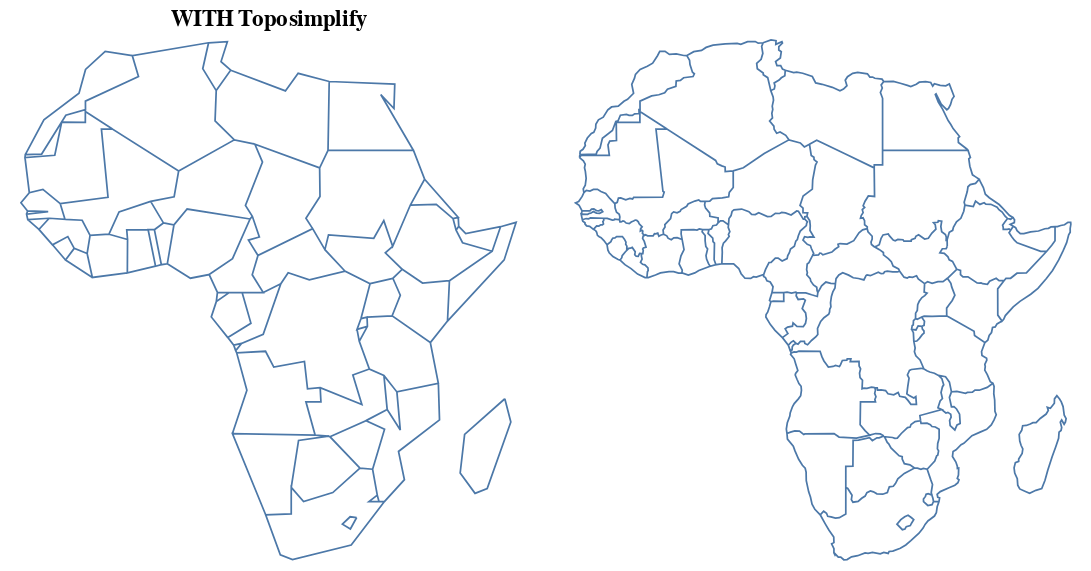

The notebook cell this image was saved under:
### Code cell
import topojson as tp
data = tp.utils.example_data_africa()

topo = tp.Topology(data)

# we visualize with the (optional!) package Altair,
# since SVG rendering is too small
toposimp = topo.toposimplify(1).to_alt().properties(title='WITH Toposimplify')
toposimp | topo.to_alt()

### Figure 1 — Vega-Lite specification as saved in the notebook (floating-point values rounded to 4 significant figures; data arrays with more than 128 entries replaced by an {"elided": "..."} marker saying what was removed)
{"config": {"view": {"continuousWidth": 400, "continuousHeight": 300}}, "hconcat": [{"data": {"name": "data-3ef468bc45437459aa384c173f1fbf91", "format": {"mesh": "data", "type": "topojson"}}, "mark": {"type": "geoshape", "filled": false}, "projection": {"reflectY": true, "type": "identity"}, "title": "WITH Toposimplify", "width": 300}, {"data": {"name": "data-7ac9c3e69b58c964cf9687971672271e", "format": {"mesh": "data", "type": "topojson"}}, "mark": {"type": "geoshape", "filled": false}, "projection": {"reflectY": true, "type": "identity"}, "width": 300}], "$schema": "https://vega.github.io/schema/vega-lite/v4.8.1.json", "datasets": {"data-3ef468bc45437459aa384c173f1fbf91": {"type": "Topology", "objects": {"data": {"geometries": [{"id": "1", "type": "Polygon", "properties": {"continent": "Africa", "gdp_md_est": 150600.0, "iso_a3": "TZA", "name": "Tanzania", "pop_est": 53950935}, "bbox": [29.34, -11.72, 40.32, -0.95], "arcs": [[-6, 0, -84, -82, -77, -3, -100, -140, -137]]}, {"id": "2", "type": "Polygon", "properties": {"continent": "Africa", "gdp_md_est": 906.5, "iso_a3": "ESH", "name": "W. Sahara", "pop_est": 603253}, "bbox": [-17.06, 21.0, -8.665, 27.66], "arcs": [[-106, -22, 1, -115]]}, {"id": "11", "type": "Polygon", "properties": {"continent": "Africa", "gdp_md_est": 66010.0, "iso_a3": "COD", "name": "Dem. Rep. Congo", "pop_est": 83301151}, "bbox": [12.18, -13.26, 31.17, 5.256], "arcs": [[2, -81, -96, 3, -93, -67, -63, -144, -138, -142, -101]]}, {"id": "12", "type": "Polygon", "properties": {"continent": "Africa", "gdp_md_est": 4719.0, "iso_a3": "SOM", "name": "Somalia", "pop_est": 7531386}, "bbox": [40.98, -1.683, 51.13, 12.02], "arcs": [[-7, -126, -133, 4]]}, {"id": "13", "type": "Polygon", "properties": {"continent": "Africa", "gdp_md_est": 152700.0, "iso_a3": "KEN", "name": "Kenya", "pop_est": 47615739}, "bbox": [33.89, -4.677, 41.86, 5.506], "arcs": [[5, -139, -148, -127, 6, 7]]}, {"id": "14", "type": "Polygon", "properties": {"continent": "Africa", "gdp_md_est": 176300.0, "iso_a3": "SDN", "name": "Sudan", "pop_est": 37345935}, "bbox": [21.94, 8.229, 38.41, 22.0], "arcs": [[-66, -10, -119, -117, 8, -112, -128, -146]]}, {"id": "15", "type": "Polygon", "properties": {"continent": "Africa", "gdp_md_est": 30590.0, "iso_a3": "TCD", "name": "Chad", "pop_est": 12075985}, "bbox": [13.54, 7.422, 23.89, 23.41], "arcs": [[9, -65, -33, -27, -120]]}, {"id": "25", "type": "Polygon", "properties": {"continent": "Africa", "gdp_md_est": 739100.0, "iso_a3": "ZAF", "name": "South Africa", "pop_est": 54841552}, "bbox": [16.34, -34.82, 32.83, -22.09], "arcs": [[-16, -14, -13, -87, -91, -86, 10], [11]]}, {"id": "26", "type": "Polygon", "properties": {"continent": "Africa", "gdp_md_est": 6019.0, "iso_a3": "LSO", "name": "Lesotho", "pop_est": 1958042}, "bbox": [27.0, -30.65, 29.33, -28.65], "arcs": [[11]]}, {"id": "48", "type": "Polygon", "properties": {"continent": "Africa", "gdp_md_est": 28330.0, "iso_a3": "ZWE", "name": "Zimbabwe", "pop_est": 13805084}, "bbox": [25.26, -22.27, 32.85, -15.51], "arcs": [[12, -15, -78, -88]]}, {"id": "49", "type": "Polygon", "properties": {"continent": "Africa", "gdp_md_est": 35900.0, "iso_a3": "BWA", "name": "Botswana", "pop_est": 2214858}, "bbox": [19.9, -26.83, 29.43, -17.66], "arcs": [[13, -18, -79, 14]]}, {"id": "50", "type": "Polygon", "properties": {"continent": "Africa", "gdp_md_est": 25990.0, "iso_a3": "NAM", "name": "Namibia", "pop_est": 2484780}, "bbox": [11.73, -29.05, 25.08, -16.94], "arcs": [[15, 16, -98, -80, 17]]}, {"id": "51", "type": "Polygon", "properties": {"continent": "Africa", "gdp_md_est": 39720.0, "iso_a3": "SEN", "name": "Senegal", "pop_est": 14668522}, "bbox": [-17.63, 12.33, -11.47, 16.6], "arcs": [[18, -24, -21, -44, -48, 19, -103]]}, {"id": "52", "type": "Polygon", "properties": {"continent": "Africa", "gdp_md_est": 38090.0, "iso_a3": "MLI", "name": "Mali", "pop_est": 17885245}, "bbox": [-12.17, 10.1, 4.27, 24.97], "arcs": [[20, -23, -110, -29, -57, -41, -45]]}, {"id": "53", "type": "Polygon", "properties": {"continent": "Africa", "gdp_md_est": 16710.0, "iso_a3": "MRT", "name": "Mauritania", "pop_est": 3758571}, "bbox": [-17.06, 14.62, -4.923, 27.4], "arcs": [[21, -111, 22, 23, 24]]}, {"id": "54", "type": "Polygon", "properties": {"continent": "Africa", "gdp_md_est": 24310.0, "iso_a3": "BEN", "name": "Benin", "pop_est": 11038805}, "bbox": [0.7723, 6.142, 3.797, 12.24], "arcs": [[25, -37, -59, -28, -30]]}, {"id": "55", "type": "Polygon", "properties": {"continent": "Africa", "gdp_md_est": 20150.0, "iso_a3": "NER", "name": "Niger", "pop_est": 19245344}, "bbox": [0.2956, 11.66, 15.9, 23.47], "arcs": [[26, -36, -31, 27, -58, 28, -109, -121]]}, {"id": "56", "type": "Polygon", "properties": {"continent": "Africa", "gdp_md_est": 1089000.0, "iso_a3": "NGA", "name": "Nigeria", "pop_est": 190632261}, "bbox": [2.692, 4.241, 14.58, 13.87], "arcs": [[29, 30, -35, 31]]}, {"id": "57", "type": "Polygon", "properties": {"continent": "Africa", "gdp_md_est": 77240.0, "iso_a3": "CMR", "name": "Cameroon", "pop_est": 24994885}, "bbox": [8.489, 1.728, 16.01, 12.86], "arcs": [[32, -64, -69, -71, -74, 33, 34, 35]]}, {"id": "58", "type": "Polygon", "properties": {"continent": "Africa", "gdp_md_est": 11610.0, "iso_a3": "TGO", "name": "Togo", "pop_est": 7965055}, "bbox": [-0.04978, 5.929, 1.865, 11.02], "arcs": [[36, 37, -39, -60]]}, {"id": "59", "type": "Polygon", "properties": {"continent": "Africa", "gdp_md_est": 120800.0, "iso_a3": "GHA", "name": "Ghana", "pop_est": 27499924}, "bbox": [-3.244, 4.71, 1.06, 11.1], "arcs": [[38, 39, -42, -61]]}, {"id": "60", "type": "Polygon", "properties": {"continent": "Africa", "gdp_md_est": 87120.0, "iso_a3": "CIV", "name": "Côte d'Ivoire", "pop_est": 24184810}, "bbox": [-8.603, 4.338, -2.562, 10.52], "arcs": [[40, -62, 41, 42, -51, -46]]}, {"id": "61", "type": "Polygon", "properties": {"continent": "Africa", "gdp_md_est": 16080.0, "iso_a3": "GIN", "name": "Guinea", "pop_est": 12413867}, "bbox": [-15.13, 7.309, -7.832, 12.59], "arcs": [[43, 44, 45, -53, -54, 46, -49]]}, {"id": "62", "type": "Polygon", "properties": {"continent": "Africa", "gdp_md_est": 2851.0, "iso_a3": "GNB", "name": "Guinea-Bissau", "pop_est": 1792338}, "bbox": [-16.68, 11.04, -13.7, 12.63], "arcs": [[47, 48, 49]]}, {"id": "63", "type": "Polygon", "properties": {"continent": "Africa", "gdp_md_est": 3881.0, "iso_a3": "LBR", "name": "Liberia", "pop_est": 4689021}, "bbox": [-11.44, 4.356, -7.54, 8.541], "arcs": [[50, 51, -55, 52]]}, {"id": "64", "type": "Polygon", "properties": {"continent": "Africa", "gdp_md_est": 10640.0, "iso_a3": "SLE", "name": "Sierra Leone", "pop_est": 6163195}, "bbox": [-13.25, 6.786, -10.23, 10.05], "arcs": [[53, 54, 55]]}, {"id": "65", "type": "Polygon", "properties": {"continent": "Africa", "gdp_md_est": 32990.0, "iso_a3": "BFA", "name": "Burkina Faso", "pop_est": 20107509}, "bbox": [-5.471, 9.611, 2.177, 15.12], "arcs": [[56, 57, 58, 59, 60, 61]]}, {"id": "66", "type": "Polygon", "properties": {"continent": "Africa", "gdp_md_est": 3206.0, "iso_a3": "CAF", "name": "Central African Rep.", "pop_est": 5625118}, "bbox": [14.46, 2.268, 27.37, 11.14], "arcs": [[62, -70, 63, 64, 65, -145]]}, {"id": "67", "type": "Polygon", "properties": {"continent": "Africa", "gdp_md_est": 30270.0, "iso_a3": "COG", "name": "Congo", "pop_est": 4954674}, "bbox": [11.09, -5.038, 18.45, 3.728], "arcs": [[66, -95, 67, -72, 68, 69]]}, {"id": "68", "type": "Polygon", "properties": {"continent": "Africa", "gdp_md_est": 35980.0, "iso_a3": "GAB", "name": "Gabon", "pop_est": 1772255}, "bbox": [8.798, -3.979, 14.43, 2.327], "arcs": [[70, 71, 72, -75]]}, {"id": "69", "type": "Polygon", "properties": {"continent": "Africa", "gdp_md_est": 31770.0, "iso_a3": "GNQ", "name": "Eq. Guinea", "pop_est": 778358}, "bbox": [9.306, 1.01, 11.29, 2.284], "arcs": [[73, 74, 75]]}, {"id": "70", "type": "Polygon", "properties": {"continent": "Africa", "gdp_md_est": 65170.0, "iso_a3": "ZMB", "name": "Zambia", "pop_est": 15972000}, "bbox": [21.89, -17.96, 33.49, -8.238], "arcs": [[76, -83, -89, 77, 78, 79, -97, 80]]}, {"id": "71", "type": "Polygon", "properties": {"continent": "Africa", "gdp_md_est": 21200.0, "iso_a3": "MWI", "name": "Malawi", "pop_est": 19196246}, "bbox": [32.69, -16.8, 35.77, -9.231], "arcs": [[81, -90, 82]]}, {"id": "72", "type": "Polygon", "properties": {"continent": "Africa", "gdp_md_est": 35010.0, "iso_a3": "MOZ", "name": "Mozambique", "pop_est": 26573706}, "bbox": [30.18, -26.74, 40.78, -10.32], "arcs": [[83, 84, 85, -92, 86, 87, 88, 89]]}, {"id": "73", "type": "Polygon", "properties": {"continent": "Africa", "gdp_md_est": 11060.0, "iso_a3": "SWZ", "name": "eSwatini", "pop_est": 1467152}, "bbox": [30.68, -27.29, 32.07, -25.66], "arcs": [[90, 91]]}, {"id": "74", "type": "MultiPolygon", "properties": {"continent": "Africa", "gdp_md_est": 189000.0, "iso_a3": "AGO", "name": "Angola", "pop_est": 29310273}, "bbox": [11.64, -17.93, 24.08, -4.438], "arcs": [[[92, 93, 94]], [[95, 96, 97, 98]]]}, {"id": "75", "type": "Polygon", "properties": {"continent": "Africa", "gdp_md_est": 7892.0, "iso_a3": "BDI", "name": "Burundi", "pop_est": 11466756}, "bbox": [29.02, -4.5, 30.75, -2.348], "arcs": [[99, 100, -141]]}, {"id": "78", "type": "Polygon", "properties": {"continent": "Africa", "gdp_md_est": 36860.0, "iso_a3": "MDG", "name": "Madagascar", "pop_est": 25054161}, "bbox": [43.25, -25.6, 50.48, -12.04], "arcs": [[101]]}, {"id": "80", "type": "Polygon", "properties": {"continent": "Africa", "gdp_md_est": 3387.0, "iso_a3": "GMB", "name": "Gambia", "pop_est": 2051363}, "bbox": [-16.84, 13.13, -13.84, 13.88], "arcs": [[102, 103]]}, {"id": "81", "type": "Polygon", "properties": {"continent": "Africa", "gdp_md_est": 130800.0, "iso_a3": "TUN", "name": "Tunisia", "pop_est": 11403800}, "bbox": [7.524, 30.31, 11.49, 37.35], "arcs": [[-108, 104, -123]]}, {"id": "82", "type": "Polygon", "properties": {"continent": "Africa", "gdp_md_est": 609400.0, "iso_a3": "DZA", "name": "Algeria", "pop_est": 40969443}, "bbox": [-8.684, 19.06, 12.0, 37.12], "arcs": [[105, -114, 106, 107, -122, 108, 109, 110]]}, {"id": "154", "type": "Polygon", "properties": {"continent": "Africa", "gdp_md_est": 9169.0, "iso_a3": "ERI", "name": "Eritrea", "pop_est": 5918919}, "bbox": [36.32, 12.46, 43.08, 18.0], "arcs": [[111, 112, -130, -129]]}, {"id": "162", "type": "Polygon", "properties": {"continent": "Africa", "gdp_md_est": 282800.0, "iso_a3": "MAR", "name": "Morocco", "pop_est": 33986655}, "bbox": [-17.02, 21.42, -1.125, 35.76], "arcs": [[113, 114, 115]]}, {"id": "163", "type": "Polygon", "properties": {"continent": "Africa", "gdp_md_est": 1105000.0, "iso_a3": "EGY", "name": "Egypt", "pop_est": 97041072}, "bbox": [24.7, 22.0, 36.87, 31.59], "arcs": [[116, -125, 117]]}, {"id": "164", "type": "Polygon", "properties": {"continent": "Africa", "gdp_md_est": 90890.0, "iso_a3": "LBY", "name": "Libya", "pop_est": 6653210}, "bbox": [9.319, 19.58, 25.16, 33.14], "arcs": [[118, 119, 120, 121, 122, 123, 124]]}, {"id": "165", "type": "Polygon", "properties": {"continent": "Africa", "gdp_md_est": 174700.0, "iso_a3": "ETH", "name": "Ethiopia", "pop_est": 105350020}, "bbox": [32.95, 3.422, 47.79, 14.96], "arcs": [[125, 126, -147, 127, 128, -132, -134]]}, {"id": "166", "type": "Polygon", "properties": {"continent": "Africa", "gdp_md_est": 3345.0, "iso_a3": "DJI", "name": "Djibouti", "pop_est": 865267}, "bbox": [41.66, 10.93, 43.32, 12.7], "arcs": [[129, 130, -135, 131]]}, {"id": "167", "type": "Polygon", "properties": {"continent": "Africa", "gdp_md_est": 12250.0, "iso_a3": "-99", "name": "Somaliland", "pop_est": 3500000}, "bbox": [42.56, 7.997, 48.95, 11.46], "arcs": [[132, 133, 134, 135]]}, {"id": "168", "type": "Polygon", "properties": {"continent": "Africa", "gdp_md_est": 84930.0, "iso_a3": "UGA", "name": "Uganda", "pop_est": 39570125}, "bbox": [29.58, -1.443, 35.04, 4.25], "arcs": [[136, -143, 137, -149, 138]]}, {"id": "169", "type": "Polygon", "properties": {"continent": "Africa", "gdp_md_est": 21970.0, "iso_a3": "RWA", "name": "Rwanda", "pop_est": 11901484}, "bbox": [29.02, -2.918, 30.82, -1.135], "arcs": [[139, 140, 141, 142]]}, {"id": "176", "type": "Polygon", "properties": {"continent": "Africa", "gdp_md_est": 20880.0, "iso_a3": "SSD", "name": "S. Sudan", "pop_est": 13026129}, "bbox": [23.89, 3.509, 35.3, 12.25], "arcs": [[143, 144, 145, 146, 147, 148]]}], "type": "GeometryCollection"}}, "bbox": [-17.63, -34.82, 51.13, 37.35], "transform": {"scale": [6.876e-05, 7.217e-05], "translate": [-17.63, -34.82]}, "arcs": {"elided": "149 rows, 768 int values in total"}}, "data-7ac9c3e69b58c964cf9687971672271e": {"type": "Topology", "objects": {"data": {"geometries": [{"id": "1", "type": "Polygon", "properties": {"continent": "Africa", "gdp_md_est": 150600.0, "iso_a3": "TZA", "name": "Tanzania", "pop_est": 53950935}, "bbox": [29.34, -11.72, 40.32, -0.95], "arcs": [[-6, 0, -84, -82, -77, -3, -100, -140, -137]]}, {"id": "2", "type": "Polygon", "properties": {"continent": "Africa", "gdp_md_est": 906.5, "iso_a3": "ESH", "name": "W. Sahara", "pop_est": 603253}, "bbox": [-17.06, 21.0, -8.665, 27.66], "arcs": [[-106, -22, 1, -115]]}, {"id": "11", "type": "Polygon", "properties": {"continent": "Africa", "gdp_md_est": 66010.0, "iso_a3": "COD", "name": "Dem. Rep. Congo", "pop_est": 83301151}, "bbox": [12.18, -13.26, 31.17, 5.256], "arcs": [[2, -81, -96, 3, -93, -67, -63, -144, -138, -142, -101]]}, {"id": "12", "type": "Polygon", "properties": {"continent": "Africa", "gdp_md_est": 4719.0, "iso_a3": "SOM", "name": "Somalia", "pop_est": 7531386}, "bbox": [40.98, -1.683, 51.13, 12.02], "arcs": [[-7, -126, -133, 4]]}, {"id": "13", "type": "Polygon", "properties": {"continent": "Africa", "gdp_md_est": 152700.0, "iso_a3": "KEN", "name": "Kenya", "pop_est": 47615739}, "bbox": [33.89, -4.677, 41.86, 5.506], "arcs": [[5, -139, -148, -127, 6, 7]]}, {"id": "14", "type": "Polygon", "properties": {"continent": "Africa", "gdp_md_est": 176300.0, "iso_a3": "SDN", "name": "Sudan", "pop_est": 37345935}, "bbox": [21.94, 8.229, 38.41, 22.0], "arcs": [[-66, -10, -119, -117, 8, -112, -128, -146]]}, {"id": "15", "type": "Polygon", "properties": {"continent": "Africa", "gdp_md_est": 30590.0, "iso_a3": "TCD", "name": "Chad", "pop_est": 12075985}, "bbox": [13.54, 7.422, 23.89, 23.41], "arcs": [[9, -65, -33, -27, -120]]}, {"id": "25", "type": "Polygon", "properties": {"continent": "Africa", "gdp_md_est": 739100.0, "iso_a3": "ZAF", "name": "South Africa", "pop_est": 54841552}, "bbox": [16.34, -34.82, 32.83, -22.09], "arcs": [[-16, -14, -13, -87, -91, -86, 10], [11]]}, {"id": "26", "type": "Polygon", "properties": {"continent": "Africa", "gdp_md_est": 6019.0, "iso_a3": "LSO", "name": "Lesotho", "pop_est": 1958042}, "bbox": [27.0, -30.65, 29.33, -28.65], "arcs": [[11]]}, {"id": "48", "type": "Polygon", "properties": {"continent": "Africa", "gdp_md_est": 28330.0, "iso_a3": "ZWE", "name": "Zimbabwe", "pop_est": 13805084}, "bbox": [25.26, -22.27, 32.85, -15.51], "arcs": [[12, -15, -78, -88]]}, {"id": "49", "type": "Polygon", "properties": {"continent": "Africa", "gdp_md_est": 35900.0, "iso_a3": "BWA", "name": "Botswana", "pop_est": 2214858}, "bbox": [19.9, -26.83, 29.43, -17.66], "arcs": [[13, -18, -79, 14]]}, {"id": "50", "type": "Polygon", "properties": {"continent": "Africa", "gdp_md_est": 25990.0, "iso_a3": "NAM", "name": "Namibia", "pop_est": 2484780}, "bbox": [11.73, -29.05, 25.08, -16.94], "arcs": [[15, 16, -98, -80, 17]]}, {"id": "51", "type": "Polygon", "properties": {"continent": "Africa", "gdp_md_est": 39720.0, "iso_a3": "SEN", "name": "Senegal", "pop_est": 14668522}, "bbox": [-17.63, 12.33, -11.47, 16.6], "arcs": [[18, -24, -21, -44, -48, 19, -103]]}, {"id": "52", "type": "Polygon", "properties": {"continent": "Africa", "gdp_md_est": 38090.0, "iso_a3": "MLI", "name": "Mali", "pop_est": 17885245}, "bbox": [-12.17, 10.1, 4.27, 24.97], "arcs": [[20, -23, -110, -29, -57, -41, -45]]}, {"id": "53", "type": "Polygon", "properties": {"continent": "Africa", "gdp_md_est": 16710.0, "iso_a3": "MRT", "name": "Mauritania", "pop_est": 3758571}, "bbox": [-17.06, 14.62, -4.923, 27.4], "arcs": [[21, -111, 22, 23, 24]]}, {"id": "54", "type": "Polygon", "properties": {"continent": "Africa", "gdp_md_est": 24310.0, "iso_a3": "BEN", "name": "Benin", "pop_est": 11038805}, "bbox": [0.7723, 6.142, 3.797, 12.24], "arcs": [[25, -37, -59, -28, -30]]}, {"id": "55", "type": "Polygon", "properties": {"continent": "Africa", "gdp_md_est": 20150.0, "iso_a3": "NER", "name": "Niger", "pop_est": 19245344}, "bbox": [0.2956, 11.66, 15.9, 23.47], "arcs": [[26, -36, -31, 27, -58, 28, -109, -121]]}, {"id": "56", "type": "Polygon", "properties": {"continent": "Africa", "gdp_md_est": 1089000.0, "iso_a3": "NGA", "name": "Nigeria", "pop_est": 190632261}, "bbox": [2.692, 4.241, 14.58, 13.87], "arcs": [[29, 30, -35, 31]]}, {"id": "57", "type": "Polygon", "properties": {"continent": "Africa", "gdp_md_est": 77240.0, "iso_a3": "CMR", "name": "Cameroon", "pop_est": 24994885}, "bbox": [8.489, 1.728, 16.01, 12.86], "arcs": [[32, -64, -69, -71, -74, 33, 34, 35]]}, {"id": "58", "type": "Polygon", "properties": {"continent": "Africa", "gdp_md_est": 11610.0, "iso_a3": "TGO", "name": "Togo", "pop_est": 7965055}, "bbox": [-0.04978, 5.929, 1.865, 11.02], "arcs": [[36, 37, -39, -60]]}, {"id": "59", "type": "Polygon", "properties": {"continent": "Africa", "gdp_md_est": 120800.0, "iso_a3": "GHA", "name": "Ghana", "pop_est": 27499924}, "bbox": [-3.244, 4.71, 1.06, 11.1], "arcs": [[38, 39, -42, -61]]}, {"id": "60", "type": "Polygon", "properties": {"continent": "Africa", "gdp_md_est": 87120.0, "iso_a3": "CIV", "name": "Côte d'Ivoire", "pop_est": 24184810}, "bbox": [-8.603, 4.338, -2.562, 10.52], "arcs": [[40, -62, 41, 42, -51, -46]]}, {"id": "61", "type": "Polygon", "properties": {"continent": "Africa", "gdp_md_est": 16080.0, "iso_a3": "GIN", "name": "Guinea", "pop_est": 12413867}, "bbox": [-15.13, 7.309, -7.832, 12.59], "arcs": [[43, 44, 45, -53, -54, 46, -49]]}, {"id": "62", "type": "Polygon", "properties": {"continent": "Africa", "gdp_md_est": 2851.0, "iso_a3": "GNB", "name": "Guinea-Bissau", "pop_est": 1792338}, "bbox": [-16.68, 11.04, -13.7, 12.63], "arcs": [[47, 48, 49]]}, {"id": "63", "type": "Polygon", "properties": {"continent": "Africa", "gdp_md_est": 3881.0, "iso_a3": "LBR", "name": "Liberia", "pop_est": 4689021}, "bbox": [-11.44, 4.356, -7.54, 8.541], "arcs": [[50, 51, -55, 52]]}, {"id": "64", "type": "Polygon", "properties": {"continent": "Africa", "gdp_md_est": 10640.0, "iso_a3": "SLE", "name": "Sierra Leone", "pop_est": 6163195}, "bbox": [-13.25, 6.786, -10.23, 10.05], "arcs": [[53, 54, 55]]}, {"id": "65", "type": "Polygon", "properties": {"continent": "Africa", "gdp_md_est": 32990.0, "iso_a3": "BFA", "name": "Burkina Faso", "pop_est": 20107509}, "bbox": [-5.471, 9.611, 2.177, 15.12], "arcs": [[56, 57, 58, 59, 60, 61]]}, {"id": "66", "type": "Polygon", "properties": {"continent": "Africa", "gdp_md_est": 3206.0, "iso_a3": "CAF", "name": "Central African Rep.", "pop_est": 5625118}, "bbox": [14.46, 2.268, 27.37, 11.14], "arcs": [[62, -70, 63, 64, 65, -145]]}, {"id": "67", "type": "Polygon", "properties": {"continent": "Africa", "gdp_md_est": 30270.0, "iso_a3": "COG", "name": "Congo", "pop_est": 4954674}, "bbox": [11.09, -5.038, 18.45, 3.728], "arcs": [[66, -95, 67, -72, 68, 69]]}, {"id": "68", "type": "Polygon", "properties": {"continent": "Africa", "gdp_md_est": 35980.0, "iso_a3": "GAB", "name": "Gabon", "pop_est": 1772255}, "bbox": [8.798, -3.979, 14.43, 2.327], "arcs": [[70, 71, 72, -75]]}, {"id": "69", "type": "Polygon", "properties": {"continent": "Africa", "gdp_md_est": 31770.0, "iso_a3": "GNQ", "name": "Eq. Guinea", "pop_est": 778358}, "bbox": [9.306, 1.01, 11.29, 2.284], "arcs": [[73, 74, 75]]}, {"id": "70", "type": "Polygon", "properties": {"continent": "Africa", "gdp_md_est": 65170.0, "iso_a3": "ZMB", "name": "Zambia", "pop_est": 15972000}, "bbox": [21.89, -17.96, 33.49, -8.238], "arcs": [[76, -83, -89, 77, 78, 79, -97, 80]]}, {"id": "71", "type": "Polygon", "properties": {"continent": "Africa", "gdp_md_est": 21200.0, "iso_a3": "MWI", "name": "Malawi", "pop_est": 19196246}, "bbox": [32.69, -16.8, 35.77, -9.231], "arcs": [[81, -90, 82]]}, {"id": "72", "type": "Polygon", "properties": {"continent": "Africa", "gdp_md_est": 35010.0, "iso_a3": "MOZ", "name": "Mozambique", "pop_est": 26573706}, "bbox": [30.18, -26.74, 40.78, -10.32], "arcs": [[83, 84, 85, -92, 86, 87, 88, 89]]}, {"id": "73", "type": "Polygon", "properties": {"continent": "Africa", "gdp_md_est": 11060.0, "iso_a3": "SWZ", "name": "eSwatini", "pop_est": 1467152}, "bbox": [30.68, -27.29, 32.07, -25.66], "arcs": [[90, 91]]}, {"id": "74", "type": "MultiPolygon", "properties": {"continent": "Africa", "gdp_md_est": 189000.0, "iso_a3": "AGO", "name": "Angola", "pop_est": 29310273}, "bbox": [11.64, -17.93, 24.08, -4.438], "arcs": [[[92, 93, 94]], [[95, 96, 97, 98]]]}, {"id": "75", "type": "Polygon", "properties": {"continent": "Africa", "gdp_md_est": 7892.0, "iso_a3": "BDI", "name": "Burundi", "pop_est": 11466756}, "bbox": [29.02, -4.5, 30.75, -2.348], "arcs": [[99, 100, -141]]}, {"id": "78", "type": "Polygon", "properties": {"continent": "Africa", "gdp_md_est": 36860.0, "iso_a3": "MDG", "name": "Madagascar", "pop_est": 25054161}, "bbox": [43.25, -25.6, 50.48, -12.04], "arcs": [[101]]}, {"id": "80", "type": "Polygon", "properties": {"continent": "Africa", "gdp_md_est": 3387.0, "iso_a3": "GMB", "name": "Gambia", "pop_est": 2051363}, "bbox": [-16.84, 13.13, -13.84, 13.88], "arcs": [[102, 103]]}, {"id": "81", "type": "Polygon", "properties": {"continent": "Africa", "gdp_md_est": 130800.0, "iso_a3": "TUN", "name": "Tunisia", "pop_est": 11403800}, "bbox": [7.524, 30.31, 11.49, 37.35], "arcs": [[-108, 104, -123]]}, {"id": "82", "type": "Polygon", "properties": {"continent": "Africa", "gdp_md_est": 609400.0, "iso_a3": "DZA", "name": "Algeria", "pop_est": 40969443}, "bbox": [-8.684, 19.06, 12.0, 37.12], "arcs": [[105, -114, 106, 107, -122, 108, 109, 110]]}, {"id": "154", "type": "Polygon", "properties": {"continent": "Africa", "gdp_md_est": 9169.0, "iso_a3": "ERI", "name": "Eritrea", "pop_est": 5918919}, "bbox": [36.32, 12.46, 43.08, 18.0], "arcs": [[111, 112, -130, -129]]}, {"id": "162", "type": "Polygon", "properties": {"continent": "Africa", "gdp_md_est": 282800.0, "iso_a3": "MAR", "name": "Morocco", "pop_est": 33986655}, "bbox": [-17.02, 21.42, -1.125, 35.76], "arcs": [[113, 114, 115]]}, {"id": "163", "type": "Polygon", "properties": {"continent": "Africa", "gdp_md_est": 1105000.0, "iso_a3": "EGY", "name": "Egypt", "pop_est": 97041072}, "bbox": [24.7, 22.0, 36.87, 31.59], "arcs": [[116, -125, 117]]}, {"id": "164", "type": "Polygon", "properties": {"continent": "Africa", "gdp_md_est": 90890.0, "iso_a3": "LBY", "name": "Libya", "pop_est": 6653210}, "bbox": [9.319, 19.58, 25.16, 33.14], "arcs": [[118, 119, 120, 121, 122, 123, 124]]}, {"id": "165", "type": "Polygon", "properties": {"continent": "Africa", "gdp_md_est": 174700.0, "iso_a3": "ETH", "name": "Ethiopia", "pop_est": 105350020}, "bbox": [32.95, 3.422, 47.79, 14.96], "arcs": [[125, 126, -147, 127, 128, -132, -134]]}, {"id": "166", "type": "Polygon", "properties": {"continent": "Africa", "gdp_md_est": 3345.0, "iso_a3": "DJI", "name": "Djibouti", "pop_est": 865267}, "bbox": [41.66, 10.93, 43.32, 12.7], "arcs": [[129, 130, -135, 131]]}, {"id": "167", "type": "Polygon", "properties": {"continent": "Africa", "gdp_md_est": 12250.0, "iso_a3": "-99", "name": "Somaliland", "pop_est": 3500000}, "bbox": [42.56, 7.997, 48.95, 11.46], "arcs": [[132, 133, 134, 135]]}, {"id": "168", "type": "Polygon", "properties": {"continent": "Africa", "gdp_md_est": 84930.0, "iso_a3": "UGA", "name": "Uganda", "pop_est": 39570125}, "bbox": [29.58, -1.443, 35.04, 4.25], "arcs": [[136, -143, 137, -149, 138]]}, {"id": "169", "type": "Polygon", "properties": {"continent": "Africa", "gdp_md_est": 21970.0, "iso_a3": "RWA", "name": "Rwanda", "pop_est": 11901484}, "bbox": [29.02, -2.918, 30.82, -1.135], "arcs": [[139, 140, 141, 142]]}, {"id": "176", "type": "Polygon", "properties": {"continent": "Africa", "gdp_md_est": 20880.0, "iso_a3": "SSD", "name": "S. Sudan", "pop_est": 13026129}, "bbox": [23.89, 3.509, 35.3, 12.25], "arcs": [[143, 144, 145, 146, 147, 148]]}], "type": "GeometryCollection"}}, "bbox": [-17.63, -34.82, 51.13, 37.35], "transform": {"scale": [6.876e-05, 7.217e-05], "translate": [-17.63, -34.82]}, "arcs": {"elided": "149 rows, 2878 int values in total"}}}}
